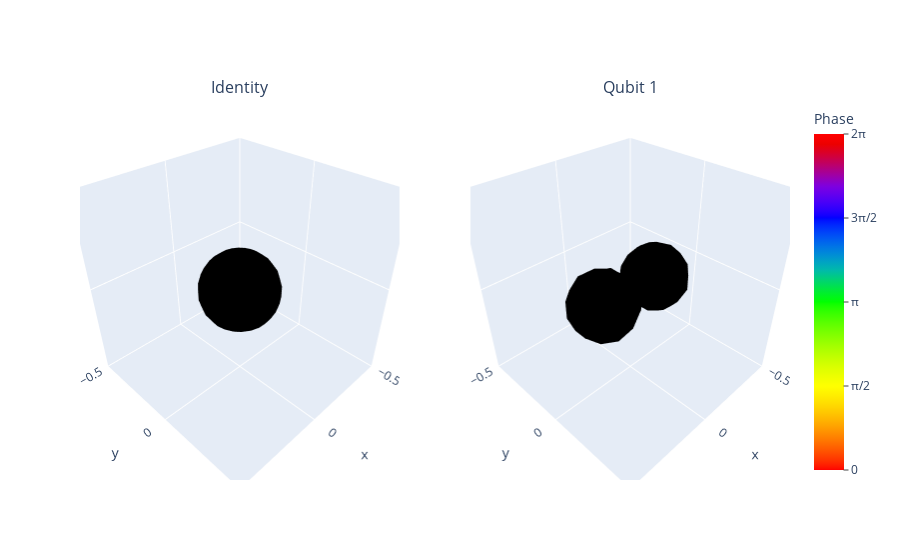

Notebook code for this chart:
### Markdown cell above
Lastly, run the quantum circuits on a quantum device/simulator. 
#### Input
- res_theta: resolution of polar angles for sampling between [0,pi] for tomography
- circuits: circuits for performing Wigner state tomography for single-qubit
- device: provide a simulator or a quantum device
- shots: number of shots
- inter: interactivity of tomographed droplets. 
    - inter=0: provides a matplotlib plot with fixed point of view (boring). 
    - inter=1: provides a plotly plot with three-dimensional interactive droplets. [_preferred!_]
- rhoT: target density matrix (used for calculating the fidelity).


#### Returns
- Tomographed density matrix
- Tomographed state fidelity
- Plot of expectation values
- Droplet plots: 
    - identity droplet (corresponds to identity part of the density matrix) 
    - qubit1: droplet representing the density matrix (apart from identity part)

#### Droplet insights
- The direction of the droplet reflects the direction of the Bloch vector and color represents the phase given by arg[dropelt function].
- color description: red-> positive, green-> negative, yellow-> positive imaginary, blue-> negative imaginary.

### Code cell
# Target density matrix (important for calculating fidelity)
rho = np.matrix([[0.5,0.5],[0.5,0.5]])

# running quantum circuits 
WQST1Q.WQST_1Q_runner(res_theta,circuits=circ_q,device=simulator,shots=8192,inter=1,rhoT=rho)

### Figure 1 — Plotly figure (JSON) as saved in the notebook; plotly's stock layout.template omitted (floating-point values rounded to 4 significant figures; data arrays with more than 128 entries replaced by an {"elided": "..."} marker saying what was removed)
{"data": [{"facecolor": {"elided": "504 str values"}, "i": {"elided": "504 int values"}, "j": {"elided": "504 int values"}, "k": {"elided": "504 int values"}, "lighting": {"ambient": 1, "diffuse": 0, "fresnel": 0, "roughness": 0, "specular": 0}, "scene": "scene", "type": "mesh3d", "x": {"elided": "276 float values"}, "y": {"elided": "276 float values"}, "z": {"elided": "276 float values"}}, {"facecolor": {"elided": "504 str values"}, "i": {"elided": "504 int values"}, "j": {"elided": "504 int values"}, "k": {"elided": "504 int values"}, "lighting": {"ambient": 1, "diffuse": 0, "fresnel": 0, "roughness": 0, "specular": 0}, "scene": "scene2", "type": "mesh3d", "x": {"elided": "276 float values"}, "y": {"elided": "276 float values"}, "z": {"elided": "276 float values"}}, {"cmax": 6.283, "cmid": 3.142, "cmin": 0, "colorbar": {"labelalias": {"0": "0", "1.5708": "π/2", "3.1416": "π", "4.7124": "3π/2", "6.2832": "2π"}, "tickmode": "array", "ticks": "outside", "tickvals": [0, 1.571, 3.142, 4.712, 6.283], "title": {"side": "top", "text": "Phase"}}, "colorscale": {"elided": "255x2 mixed values"}, "intensity": [null], "scene": "scene2", "showscale": true, "type": "mesh3d", "x": [null], "y": [null], "z": [null]}], "layout": {"annotations": [{"font": {"size": 16}, "showarrow": false, "text": "Identity", "x": 0.225, "xanchor": "center", "xref": "paper", "y": 1, "yanchor": "bottom", "yref": "paper"}, {"font": {"size": 16}, "showarrow": false, "text": "Qubit 1", "x": 0.775, "xanchor": "center", "xref": "paper", "y": 1, "yanchor": "bottom", "yref": "paper"}], "scene": {"aspectmode": "cube", "domain": {"x": [0, 0.45], "y": [0, 1]}, "xaxis": {"range": [-0.5, 0.5]}, "yaxis": {"range": [-0.5, 0.5]}, "zaxis": {"range": [-0.5, 0.5]}}, "scene2": {"aspectmode": "cube", "domain": {"x": [0.55, 1], "y": [0, 1]}, "xaxis": {"range": [-0.5, 0.5]}, "yaxis": {"range": [-0.5, 0.5]}, "zaxis": {"range": [-0.5, 0.5]}}}}
